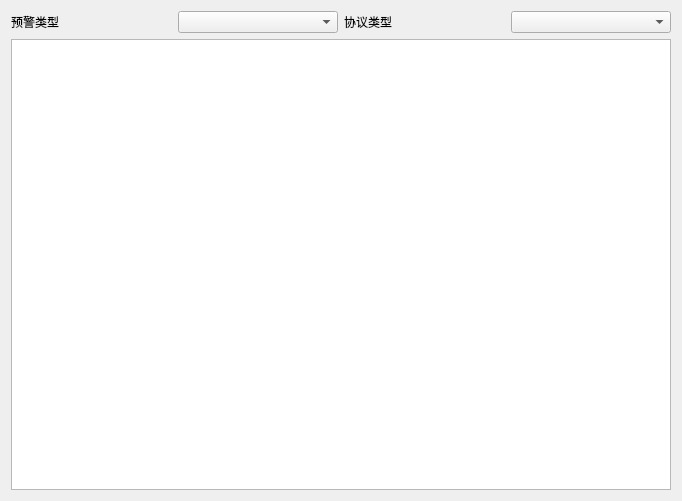
<?xml version="1.0" encoding="UTF-8"?>
<ui version="4.0">
 <class>NidsForm</class>
 <widget class="QWidget" name="NidsForm">
  <property name="geometry">
   <rect>
    <x>0</x>
    <y>0</y>
    <width>682</width>
    <height>501</height>
   </rect>
  </property>
  <property name="windowTitle">
   <string>Form</string>
  </property>
  <layout class="QVBoxLayout" name="verticalLayout">
   <item>
    <layout class="QVBoxLayout" name="verticalLayout_2">
     <item>
      <layout class="QHBoxLayout" name="horizontalLayout">
       <item>
        <widget class="QLabel" name="label">
         <property name="text">
          <string>预警类型 </string>
         </property>
        </widget>
       </item>
       <item>
        <widget class="QComboBox" name="comboBoxAlarm"/>
       </item>
       <item>
        <widget class="QLabel" name="label_2">
         <property name="text">
          <string>协议类型 </string>
         </property>
        </widget>
       </item>
       <item>
        <widget class="QComboBox" name="comboBoxProto"/>
       </item>
      </layout>
     </item>
     <item>
      <layout class="QVBoxLayout" name="verticalLayout_3">
       <item>
        <widget class="QTableWidget" name="tableNids"/>
       </item>
      </layout>
     </item>
    </layout>
   </item>
  </layout>
 </widget>
 <resources/>
 <connections/>
</ui>
